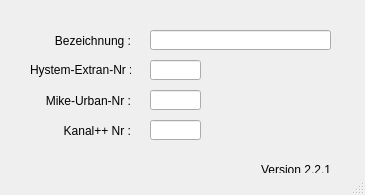
<?xml version="1.0" encoding="UTF-8"?>
<ui version="4.0">
 <class>MainWindow</class>
 <widget class="QMainWindow" name="MainWindow">
  <property name="geometry">
   <rect>
    <x>0</x>
    <y>0</y>
    <width>365</width>
    <height>195</height>
   </rect>
  </property>
  <property name="windowTitle">
   <string>MainWindow</string>
  </property>
  <property name="layoutDirection">
   <enum>Qt::LeftToRight</enum>
  </property>
  <widget class="QWidget" name="centralwidget">
   <widget class="QLabel" name="label">
    <property name="geometry">
     <rect>
      <x>30</x>
      <y>60</y>
      <width>101</width>
      <height>21</height>
     </rect>
    </property>
    <property name="text">
     <string>&lt;html&gt;&lt;head/&gt;&lt;body&gt;&lt;p align=&quot;right&quot;&gt;Hystem-Extran-Nr :&lt;/p&gt;&lt;/body&gt;&lt;/html&gt;</string>
    </property>
    <property name="alignment">
     <set>Qt::AlignRight|Qt::AlignTrailing|Qt::AlignVCenter</set>
    </property>
   </widget>
   <widget class="QLabel" name="label_2">
    <property name="geometry">
     <rect>
      <x>30</x>
      <y>90</y>
      <width>101</width>
      <height>21</height>
     </rect>
    </property>
    <property name="text">
     <string>Mike-Urban-Nr :</string>
    </property>
    <property name="alignment">
     <set>Qt::AlignRight|Qt::AlignTrailing|Qt::AlignVCenter</set>
    </property>
   </widget>
   <widget class="QLabel" name="label_3">
    <property name="geometry">
     <rect>
      <x>30</x>
      <y>120</y>
      <width>101</width>
      <height>21</height>
     </rect>
    </property>
    <property name="text">
     <string>Kanal++ Nr :</string>
    </property>
    <property name="alignment">
     <set>Qt::AlignRight|Qt::AlignTrailing|Qt::AlignVCenter</set>
    </property>
   </widget>
   <widget class="QLabel" name="label_4">
    <property name="geometry">
     <rect>
      <x>30</x>
      <y>30</y>
      <width>101</width>
      <height>21</height>
     </rect>
    </property>
    <property name="text">
     <string>Bezeichnung :</string>
    </property>
    <property name="alignment">
     <set>Qt::AlignRight|Qt::AlignTrailing|Qt::AlignVCenter</set>
    </property>
   </widget>
   <widget class="QLineEdit" name="mu_nr">
    <property name="enabled">
     <bool>true</bool>
    </property>
    <property name="geometry">
     <rect>
      <x>150</x>
      <y>90</y>
      <width>51</width>
      <height>20</height>
     </rect>
    </property>
    <property name="layoutDirection">
     <enum>Qt::RightToLeft</enum>
    </property>
    <property name="autoFillBackground">
     <bool>false</bool>
    </property>
    <property name="text">
     <string/>
    </property>
    <property name="frame">
     <bool>true</bool>
    </property>
   </widget>
   <widget class="QLineEdit" name="kp_nr">
    <property name="geometry">
     <rect>
      <x>150</x>
      <y>120</y>
      <width>51</width>
      <height>20</height>
     </rect>
    </property>
    <property name="text">
     <string/>
    </property>
   </widget>
   <widget class="QLineEdit" name="bezeichnung">
    <property name="geometry">
     <rect>
      <x>150</x>
      <y>30</y>
      <width>181</width>
      <height>20</height>
     </rect>
    </property>
    <property name="text">
     <string/>
    </property>
   </widget>
   <widget class="QLineEdit" name="he_nr">
    <property name="enabled">
     <bool>true</bool>
    </property>
    <property name="geometry">
     <rect>
      <x>150</x>
      <y>60</y>
      <width>51</width>
      <height>20</height>
     </rect>
    </property>
    <property name="layoutDirection">
     <enum>Qt::RightToLeft</enum>
    </property>
    <property name="autoFillBackground">
     <bool>false</bool>
    </property>
    <property name="text">
     <string/>
    </property>
    <property name="frame">
     <bool>true</bool>
    </property>
   </widget>
   <widget class="QLabel" name="lb_version">
    <property name="geometry">
     <rect>
      <x>260</x>
      <y>160</y>
      <width>71</width>
      <height>20</height>
     </rect>
    </property>
    <property name="toolTip">
     <string>Version QKan Import</string>
    </property>
    <property name="text">
     <string>Version 2.2.1</string>
    </property>
    <property name="alignment">
     <set>Qt::AlignRight|Qt::AlignTrailing|Qt::AlignVCenter</set>
    </property>
   </widget>
  </widget>
  <widget class="QStatusBar" name="statusbar"/>
 </widget>
 <tabstops>
  <tabstop>bezeichnung</tabstop>
  <tabstop>he_nr</tabstop>
  <tabstop>mu_nr</tabstop>
  <tabstop>kp_nr</tabstop>
 </tabstops>
 <resources/>
 <connections/>
</ui>
